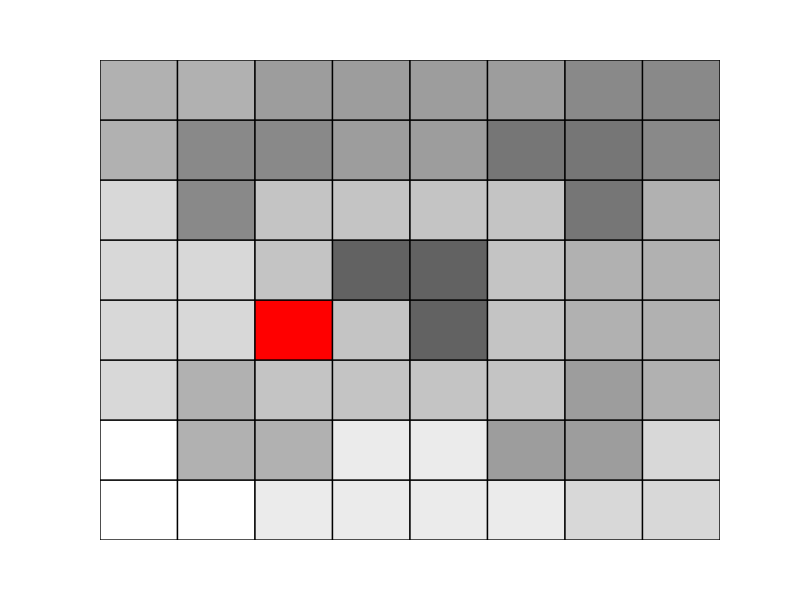

Recreate this plot in Python.
#!/usr/bin/env python3

# Source : http://www.mail-archive.com/matplotlib-users@lists.sourceforge.net/msg08387.html

from numpy import amax, concatenate, zeros
from random import randint

import matplotlib.pyplot as plt
import matplotlib.patches as mpatches


# ----------- #
# -- Chess -- #
# ----------- #

n = 2**3

# `(-1)` indicates an empty cell.
chess = zeros((n,n)) - 1

# The black cell is coded by `0.
line = randint(0, n - 1)
col  = randint(0, n - 1)

chess[line, col] = 0


# ----------------------- #
# -- Method of solving -- #
# ----------------------- #

# color = 5 ---> This allows to well see the hole.
def addOneTrimino(
    oneChess,
    color = 5
):
    dim = len(oneChess)

# Special case of `n = 2`.
    if dim == 2:
        for line in range(2):
            for col in range(2):
                if oneChess[line, col] == -1:
                    oneChess[line, col] = color

        return oneChess

# Recursive calls.
    posCenter = dim // 2

# lu = left up   ; ru = right up
# ld = left down ; rd = right down
    subChess = {
        "lu": oneChess[:posCenter, :posCenter],
        "ru": oneChess[:posCenter, posCenter:],
        "ld": oneChess[posCenter:, :posCenter],
        "rd": oneChess[posCenter:, posCenter:]
    }

# Add one black cell in the good sub chess so as to have a new trimino at
# the center, and then do the recursive call.
    subChess = addCenteredCells(subChess, color)

    color += 1

    for loc in subChess:
        subChess[loc] = addOneTrimino(subChess[loc], color + 1)
        color += 1

# Let's gather the four sub chess.
    oneChessUp   = concatenate((subChess["lu"], subChess["ru"]), axis = 1)
    oneChessDown = concatenate((subChess["ld"], subChess["rd"]), axis = 1)

    return concatenate((oneChessUp, oneChessDown), axis = 0)

def addCenteredCells(subChess, color):
    for loc in subChess:
        if int(amax(subChess[loc])) == -1:
            if loc == "lu":
                subChess[loc][-1, -1] = color

            elif loc == "ru":
                subChess[loc][-1, 0] = color

            elif loc == "ld":
                subChess[loc][0, -1] = color

            else:
                subChess[loc][0, 0] = color

    return subChess


# -------------- #
# -- Let's go -- #
# -------------- #

chessFilled = addOneTrimino(chess)

plt.axes(
    xlim = (0, n),
    ylim = (0, n)
)
plt.axis('off')

maxColor = amax(chessFilled)

for line in range(n):
    for col in range(n):
        color = chessFilled[line, col]

        if color == 0:
            color = "red"

        else:
            color = color / maxColor
            color = (color, color, color)

        rect = mpatches.Rectangle(
            (line, col), 1, 1,
            facecolor = color,
            edgecolor = "black"
        )

        plt.gca().add_patch(rect)

plt.show()
